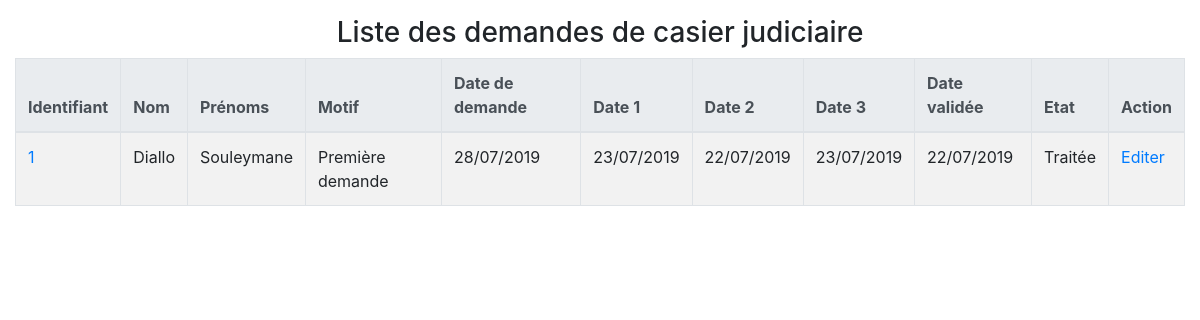
Screenshot of /gestion-demo-v3/demande/casier-judiciaire/reponse-casier.php with the database file from the repository.
### tables this page shows
CREATE TABLE `demande` (
  `ID_DEMANDE` int(10) NOT NULL,
  `ID_RESPONSABLE` int(10) NOT NULL,
  `ID_CITOYEN` int(10) NOT NULL,
  `MOTIF` text DEFAULT NULL,
  `DATE_DEMANDE` date DEFAULT NULL,
  `DATE_RDV1` date DEFAULT NULL,
  `DATE_RDV2` date DEFAULT NULL,
  `DATE_RDV3` date DEFAULT NULL,
  `DATE_VALIDER` date DEFAULT NULL,
  `ETAT_TRAITEMENT` varchar(50) DEFAULT NULL
);

CREATE TABLE `citoyen` (
  `ID_CITOYEN` int(10) NOT NULL,
  `ID_DECNAISS` int(10) NOT NULL,
  `NOM` varchar(50) DEFAULT NULL,
  `PRENOMS` varchar(50) DEFAULT NULL,
  `DATE_NAISS` date DEFAULT NULL,
  `VILLE_NAISS` varchar(50) NOT NULL,
  `LIEU_NAISS` varchar(50) NOT NULL,
  `DOMICILE` varchar(50) DEFAULT NULL,
  `PROFESSION` varchar(50) DEFAULT NULL,
  `NOM_MERE` varchar(50) DEFAULT NULL,
  `PRENOM_MERE` varchar(50) DEFAULT NULL,
  `PROFESSION_MERE` varchar(50) DEFAULT NULL,
  `ADRESSE_MERE` varchar(50) DEFAULT NULL,
  `NOM_PERE` varchar(50) DEFAULT NULL,
  `PRENOM_PERE` varchar(50) DEFAULT NULL,
  `PROFESSION_PERE` varchar(50) DEFAULT NULL,
  `ADRESSE_PERE` varchar(50) DEFAULT NULL,
  `TEL` varchar(15) DEFAULT NULL,
  `EMAIL` varchar(60) DEFAULT NULL,
  `GENRE` varchar(10) DEFAULT NULL,
  `SITUATION_MATRIMONIALE` varchar(50) DEFAULT NULL,
  `TAILLE` float DEFAULT NULL,
  `TEINT` varchar(15) DEFAULT NULL,
  `CHEVEUX` varchar(15) DEFAULT NULL,
  `YEUX` varchar(20) DEFAULT NULL,
  `SIGNE_PARTICULIER` varchar(100) DEFAULT NULL,
  `MOT_PASSE` varchar(50) DEFAULT NULL,
  `NUM_EMPRUNT` varchar(20) DEFAULT NULL,
  `NIN_CITOYEN` varchar(20) DEFAULT NULL,
  `PHOTO_CITOYEN` varchar(255) NOT NULL
);

### gestion-demo-v3/fonctions.inc.php (called while the page is built, shortened)
<?php
    function connexion(){
        $server = "localhost";
        $login = "root";
        $pass="";
        try{
            $con = new PDO("mysql:host=$server;dbname=gestiondemographique;charset=utf8", $login, $pass);
            $con->setAttribute(PDO::ATTR_ERRMODE, PDO::ERRMODE_EXCEPTION);
            return $con;
        }catch(PDOException $e){
            echo "Erreur liée à : ".$e->getMessage();
            return false;
            exit();
        }
    }
    function recupInformations($papier){
        $con = connexion();
        $requete = "SELECT cit.id_citoyen, cit.nom, cit.prenoms, dem.id_demande, dem.motif,
                    date_format(dem.date_demande, '%d/%m/%Y') as date_demande,
                    date_format(dem.date_rdv1, '%d/%m/%Y') as date_rdv1,
                    date_format(dem.date_rdv2, '%d/%m/%Y') as date_rdv2,
                    date_format(dem.date_rdv3, '%d/%m/%Y') as date_rdv3,
                    date_format(dem.date_valider, '%d/%m/%Y') as date_valider,
                    dem.etat_traitement, resp.service_resp
                    FROM demande dem, citoyen cit, responsable resp
                    WHERE cit.id_citoyen = dem.id_citoyen  AND resp.id_responsable = dem.id_responsable
                    AND service_resp = '$papier'";
        $rows=$con->query($requete);
        return $rows;
    }
?>

### gestion-demo-v3/demande/casier-judiciaire/reponse-casier.php (the view, shortened to what this page needs)
<?php
    include_once("../../fonctions.inc.php");
    $rows = recupInformations('CASIER_JUDICIAIRE');
?>
<!DOCTYPE html>
<html lang="fr">
<head>
    <link rel="stylesheet" href="../../css/bootstrap.min.css">
</head>
<body>
    <main class="container-fluid mt-3">
        <h1 class="h3 text-center">Liste des demandes de casier judiciaire</h1>
        <table class="table table-bordered table-striped">
            <thead class="thead-light">
                <tr>
                    <th>Identifiant</th>
                    <th>Nom</th>
                    <th>Prénoms</th>
                    <th>Motif</th>
                    <th>Date de demande</th>
                    <th>Date 1</th>
                    <th>Date 2</th>
                    <th>Date 3</th>
                    <th>Date validée</th>
                    <th>Etat</th>
                    <th>Action</th>
                </tr>
            </thead>
            <tbody>
                <?php
                    while($row=$rows->fetch()){
                ?>
                <tr>
                    <td><a href="casier-judiciaire.html.php?id=<?=$row['id_citoyen']?>"><?= $row['id_citoyen'] ?></a></td>
                    <td><?= $row['nom'] ?></td>
                    <td><?= $row['prenoms'] ?></td>
                    <td><?= $row['motif'] ?></td>
                    <td><?= $row['date_demande'] ?></td>
                    <td><?= $row['date_rdv1'] ?></td>
                    <td><?= $row['date_rdv2'] ?></td>
                    <td><?= $row['date_rdv3'] ?></td>
                    <td><?= $row['date_valider'] ?></td>
                    <td><?= $row['etat_traitement'] ?></td>
                    <td><a href="rendezVous.php?id=<?=$row['id_citoyen']?>">Editer</a></td>
                </tr>
                <?php
                }
                ?>
            </tbody>
        </table>
    </main>
</body>
</html>

### rows the page displays
demande: ID_CITOYEN.ID_CITOYEN "1", ID_CITOYEN.NOM "Diallo", ID_CITOYEN.PRENOMS "Souleymane", MOTIF "Première demande", date_demande "28/07/2019", date_rdv1 "23/07/2019", date_rdv2 "22/07/2019", date_rdv3 "23/07/2019", date_valider "22/07/2019", ETAT_TRAITEMENT "Traitée"
